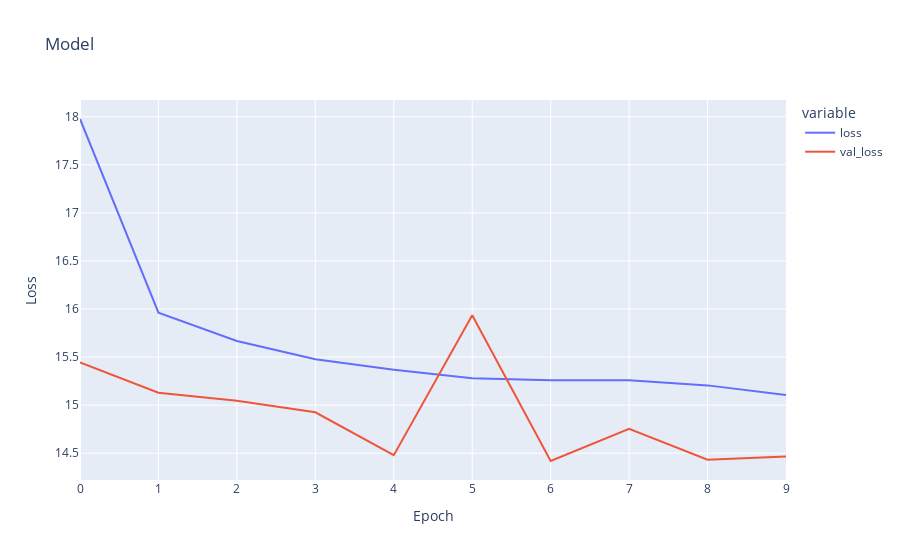

Source (notebook cell):
### Code cell
show_plotly(history)

### Figure 1 — Plotly figure (JSON) as saved in the notebook; plotly's stock layout.template omitted (floating-point values rounded to 4 significant figures)
{"data": [{"hovertemplate": "variable=loss<br>Epoch=%{x}<br>Loss=%{y}<extra></extra>", "legendgroup": "loss", "line": {"color": "#636efa", "dash": "solid"}, "marker": {"symbol": "circle"}, "mode": "lines", "name": "loss", "orientation": "v", "showlegend": true, "type": "scatter", "x": [0, 1, 2, 3, 4, 5, 6, 7, 8, 9], "xaxis": "x", "y": [17.98, 15.96, 15.67, 15.48, 15.37, 15.28, 15.26, 15.26, 15.21, 15.11], "yaxis": "y"}, {"hovertemplate": "variable=val_loss<br>Epoch=%{x}<br>Loss=%{y}<extra></extra>", "legendgroup": "val_loss", "line": {"color": "#EF553B", "dash": "solid"}, "marker": {"symbol": "circle"}, "mode": "lines", "name": "val_loss", "orientation": "v", "showlegend": true, "type": "scatter", "x": [0, 1, 2, 3, 4, 5, 6, 7, 8, 9], "xaxis": "x", "y": [15.44, 15.13, 15.04, 14.93, 14.48, 15.94, 14.42, 14.75, 14.43, 14.47], "yaxis": "y"}], "layout": {"legend": {"title": {"text": "variable"}, "tracegroupgap": 0}, "title": {"text": "Model"}, "xaxis": {"anchor": "y", "domain": [0, 1], "title": {"text": "Epoch"}}, "yaxis": {"anchor": "x", "domain": [0, 1], "title": {"text": "Loss"}}}}
